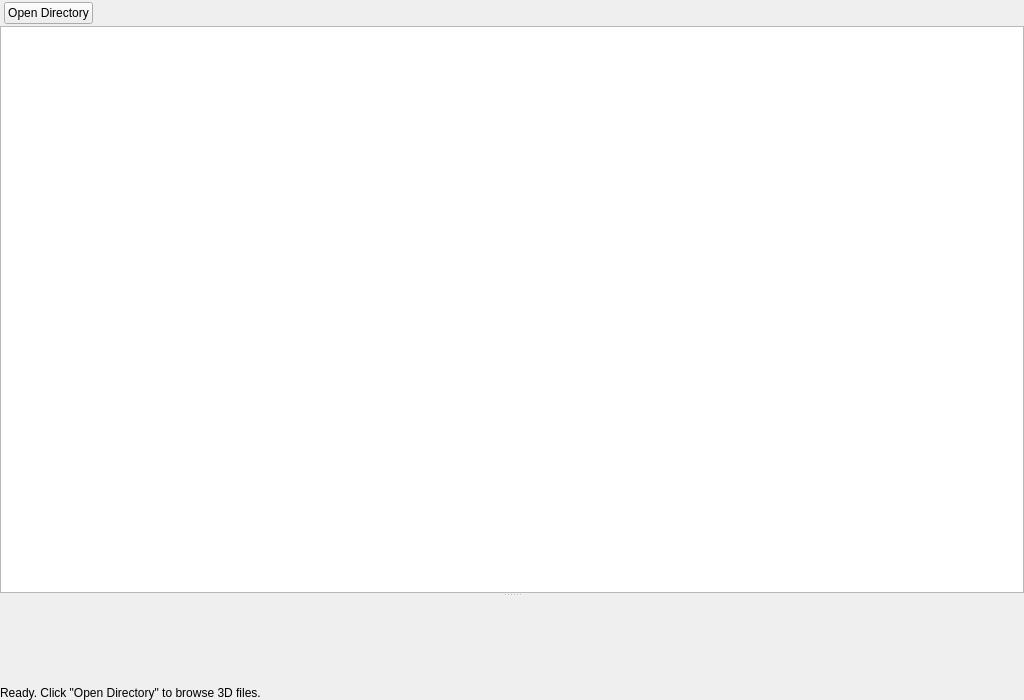
<?xml version="1.0" encoding="UTF-8"?>
<ui version="4.0">
 <class>Viewer3DWindow</class>
 <widget class="QWidget" name="Viewer3DWindow">
  <property name="geometry">
   <rect>
    <x>0</x>
    <y>0</y>
    <width>1024</width>
    <height>700</height>
   </rect>
  </property>
  <property name="windowTitle">
   <string>3D Viewer</string>
  </property>
  <layout class="QVBoxLayout" name="verticalLayout">
   <property name="spacing">
    <number>0</number>
   </property>
   <property name="leftMargin">
    <number>0</number>
   </property>
   <property name="topMargin">
    <number>0</number>
   </property>
   <property name="rightMargin">
    <number>0</number>
   </property>
   <property name="bottomMargin">
    <number>0</number>
   </property>
   <item>
    <widget class="QWidget" name="topBar" native="true">
     <layout class="QHBoxLayout" name="topLayout">
      <property name="leftMargin">
       <number>4</number>
      </property>
      <property name="topMargin">
       <number>2</number>
      </property>
      <property name="rightMargin">
       <number>4</number>
      </property>
      <property name="bottomMargin">
       <number>2</number>
      </property>
      <item>
       <widget class="QPushButton" name="openDirBtn">
        <property name="text">
         <string>Open Directory</string>
        </property>
       </widget>
      </item>
      <item>
       <spacer name="topSpacer">
        <property name="orientation">
         <enum>Qt::Horizontal</enum>
        </property>
        <property name="sizeHint" stdset="0">
         <size>
          <width>40</width>
          <height>20</height>
         </size>
        </property>
       </spacer>
      </item>
     </layout>
    </widget>
   </item>
   <item>
    <widget class="QSplitter" name="splitter">
     <property name="orientation">
      <enum>Qt::Vertical</enum>
     </property>
     <widget class="QListWidget" name="thumbnailList">
      <property name="minimumSize">
       <size>
        <width>240</width>
        <height>0</height>
       </size>
      </property>
      <property name="iconSize">
       <size>
        <width>96</width>
        <height>96</height>
       </size>
      </property>
      <property name="movement">
       <enum>QListView::Static</enum>
      </property>
      <property name="resizeMode">
       <enum>QListView::Adjust</enum>
      </property>
      <property name="spacing">
       <number>6</number>
      </property>
      <property name="gridSize">
       <size>
        <width>110</width>
        <height>120</height>
       </size>
      </property>
      <property name="viewMode">
       <enum>QListView::IconMode</enum>
      </property>
      <property name="wrapping" stdset="0">
       <bool>true</bool>
      </property>
     </widget>
     <widget class="Viewer3DWidget" name="viewer" native="true"/>
    </widget>
   </item>
   <item>
    <widget class="QLabel" name="statusLabel">
     <property name="text">
      <string>Ready. Click &quot;Open Directory&quot; to browse 3D files.</string>
     </property>
    </widget>
   </item>
  </layout>
 </widget>
 <customwidgets>
  <customwidget>
   <class>Viewer3DWidget</class>
   <extends>QWidget</extends>
   <header>viewer3dwidget.h</header>
   <container>1</container>
  </customwidget>
 </customwidgets>
 <resources/>
 <connections/>
</ui>
